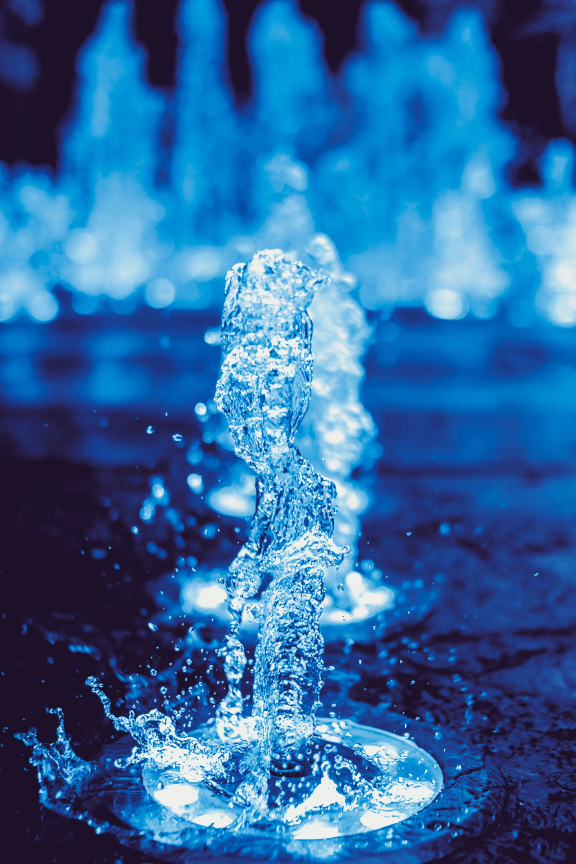
#> input picture pic3.jpg, 1728 x 2592 px (shown at 1/3 size)
$ python basic.py
#> lines starting #> are read from the running program, lines starting #| are printed output that depends on the picture
import cv2
img=cv2.imread("pic3.jpg")
#> img is the input picture: shape (2592, 1728, 3); mean B, G, R 159, 103.4, 46.1
cv2.imshow("image",img)
# [24 lines of commented-out code are left out]

resized=cv2.resize(img,(500,500),interpolation=cv2.INTER_CUBIC)
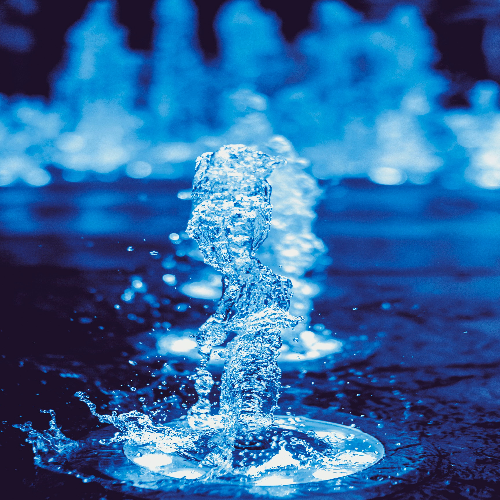
#> resized: shape (500, 500, 3); mean B, G, R 159, 103.4, 46.2
cv2.imshow("resized",resized)

cropped=resized[50:200,200:400]
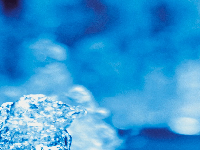
#> cropped: shape (150, 200, 3); mean B, G, R 212.1, 152.6, 53.5
cv2.imshow("cropped",cropped)


cv2.waitKey(0)

$ run again, with sujan1.jpg copied over pic3.jpg
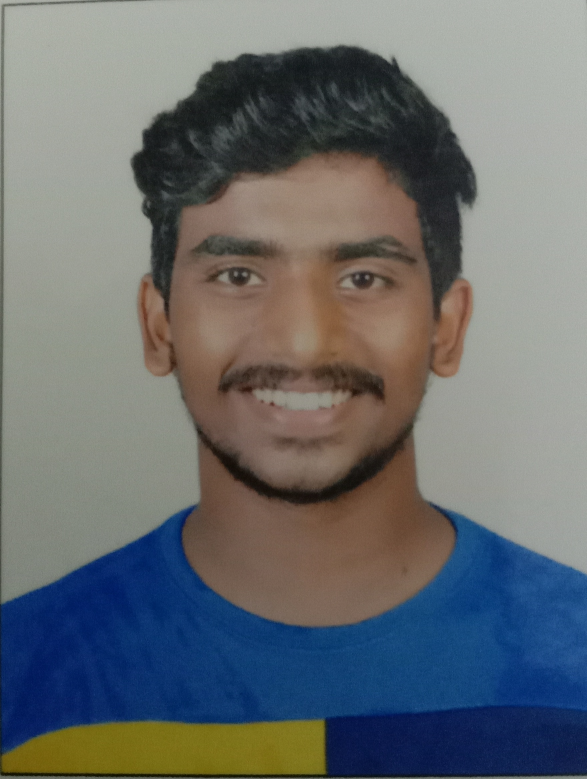
#> input picture sujan1.jpg, 1760 x 2336 px (shown at 1/3 size)
#> img is the input picture: shape (2336, 1760, 3); mean B, G, R 110.6, 108.3, 104.5
#> `resized=cv2.resize(img,(500,500),interpolation=cv2.INTER_CUBIC)`:
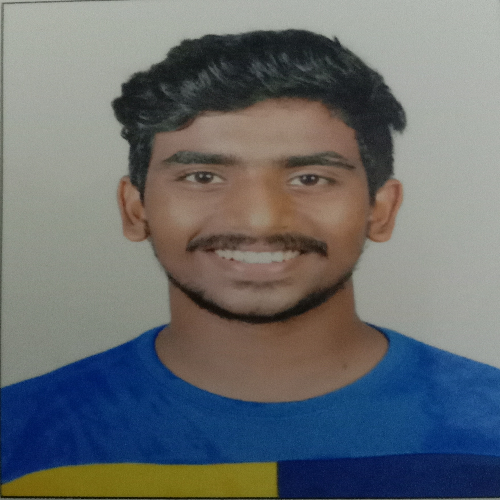
#> resized: shape (500, 500, 3); mean B, G, R 110.6, 108.3, 104.5
#> `cropped=resized[50:200,200:400]`:
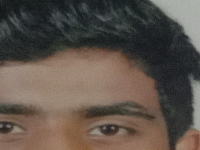
#> cropped: shape (150, 200, 3); mean B, G, R 74.7, 83.1, 93.7
